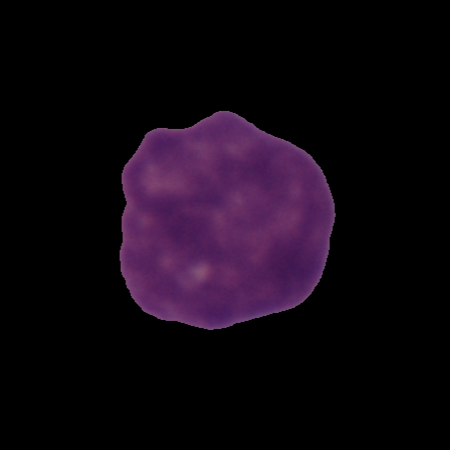
#> input picture C-NMC_Leukemia/training_data/fold_0/all/UID_11_15_2_all.bmp, 450 x 450 px, found by its file name; its folder holds 4 pictures in this run
$ jupyter execute --allow-errors LeuxSVM.ipynb
#> lines starting #> are read from the running program, lines starting #| are printed output that depends on the picture; after the words box and inside, x2 and y2 are one past the last pixel; in counts of white or black regions, pixels touching at a corner belong together
[cell 1]
import numpy as np
import pandas as pd
import os
import cv2 as cv
import matplotlib.pyplot as plt
import seaborn as sns

[cell 2]
all_0 = r"C:\Users\LENOVO\Desktop\LeuX\C-NMC_Leukemia\training_data\fold_0\all"
all_1 = r"C:\Users\LENOVO\Desktop\LeuX\C-NMC_Leukemia\training_data\fold_1\all"
all_2 = r"C:\Users\LENOVO\Desktop\LeuX\C-NMC_Leukemia\training_data\fold_2\all"

hem_0 = r"C:\Users\LENOVO\Desktop\LeuX\C-NMC_Leukemia\training_data\fold_0\hem"
hem_1 = r"C:\Users\LENOVO\Desktop\LeuX\C-NMC_Leukemia\training_data\fold_1\hem"
hem_2 = r"C:\Users\LENOVO\Desktop\LeuX\C-NMC_Leukemia\training_data\fold_2\hem"

[cell 3]
def get_path_image(folder):
    image_paths = []
    image_fnames = os.listdir(folder)
    for img_id in range(len(image_fnames)):
        img = os.path.join(folder,image_fnames[img_id])
        image_paths.append(img)
#> pass 2 of the loop `for i in [all_0,all_1,all_2,hem_0,hem_1,hem_2]:`:
#> pass 3 of the loop `for i in [all_0,all_1,all_2,hem_0,hem_1,hem_2]:`:

    return image_paths

[cell 4]
img_data = []

#> (the rest of this cell did not finish here and is left out)

[cell 5]
data = {"img_data":img_data,
        "labels":[np.nan for x in range(len(img_data))]}

data = pd.DataFrame(data)

[cell 6]
data["labels"][0:7272] = 1 # ALL
data["labels"][7272:10661] = 0 # HEM

[cell 7]
data["labels"] = data["labels"].astype("int64")

#> (a cell that did not finish here is left out)

[cell 9]
img_list = []
for i in range(len(img_data)):
    image = cv.imread(data["img_data"][i])
#> image is the input picture: shape (450, 450, 3); mean B, G, R 17.6, 7.6, 17
    gray = cv.cvtColor(image, cv.COLOR_BGR2GRAY)
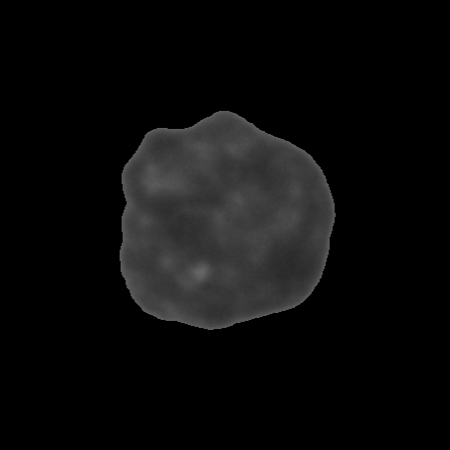
#> gray: shape (450, 450); min 0, max 102, mean 11.5
    thresh = cv.threshold(gray, 0, 255, cv.THRESH_BINARY_INV + cv.THRESH_OTSU)[1]
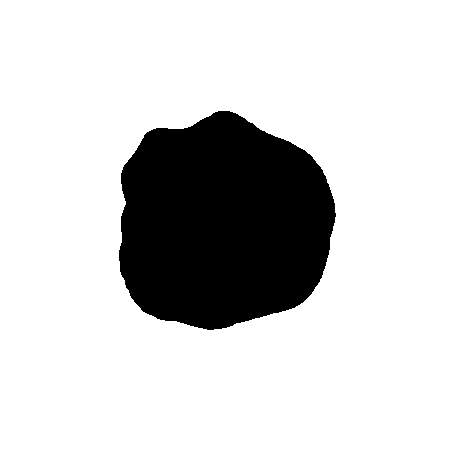
#> thresh: shape (450, 450); 81.6% white; 1 black region, box (x1, y1, x2, y2) and area: (119, 111, 336, 330) 37284

    result = cv.bitwise_and(image, image, mask=thresh)
    result[thresh==0] = [255,255,255]
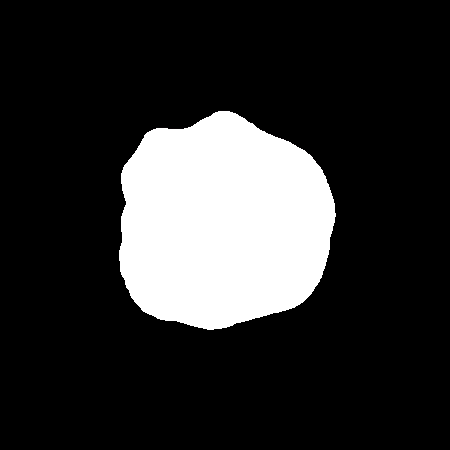
#> result: shape (450, 450, 3); mean B, G, R 47, 47, 47
    (x, y, z_) = np.where(result > 0)
    mnx = (np.min(x))
#> mnx = 110
    mxx = (np.max(x))
#> mxx = 329
    mny = (np.min(y))
#> mny = 119
    mxy = (np.max(y))
#> mxy = 335
    crop_img = image[mnx:mxx,mny:mxy,:]
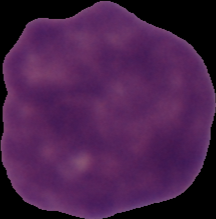
#> crop_img: shape (219, 216, 3); mean B, G, R 75.4, 32.4, 72.7
    crop_img_r = cv.resize(crop_img, (224,224))
    img_list.append(crop_img_r)
#> pass 2 of the loop `for i in range(len(img_data)):`:
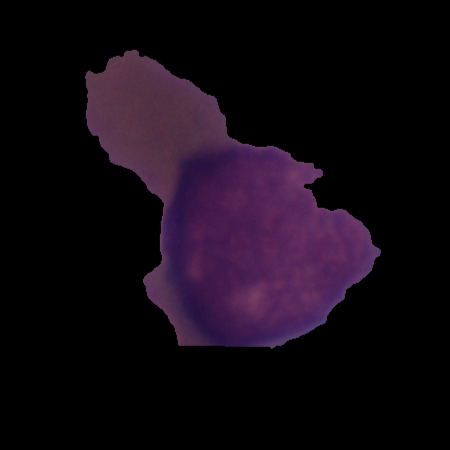
#> input picture C-NMC_Leukemia/training_data/fold_0/all/UID_11_1_2_all.bmp, 450 x 450 px, found by its file name
#> image is the input picture: shape (450, 450, 3); mean B, G, R 18.8, 9.3, 18.4
#> `thresh = cv.threshold(gray, 0, 255, cv.THRESH_BINARY_INV + cv.THRESH_O..`:
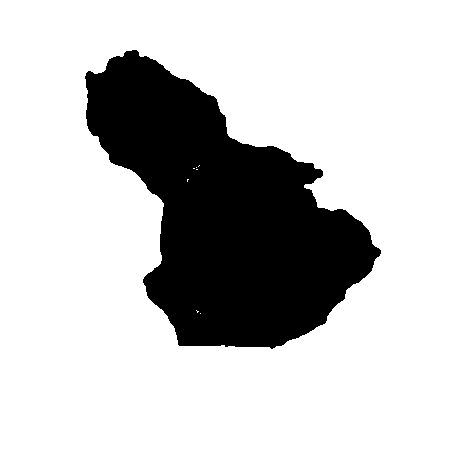
#> thresh: shape (450, 450); 76.9% white; 1 black region, box (x1, y1, x2, y2) and area: (85, 50, 381, 349) 46844
#> mnx = 49
#> mxx = 348
#> mny = 84
#> mxy = 380
#> `crop_img = image[mnx:mxx,mny:mxy,:]`:
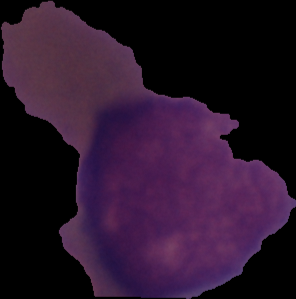
#> crop_img: shape (299, 296, 3); mean B, G, R 43.1, 21.3, 42.1
#> pass 3 of the loop `for i in range(len(img_data)):`:
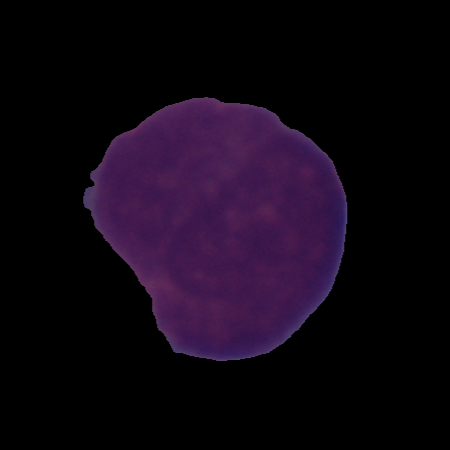
#> input picture C-NMC_Leukemia/training_data/fold_0/all/UID_14_16_2_all.bmp, 450 x 450 px, found by its file name
#> image is the input picture: shape (450, 450, 3); mean B, G, R 19.7, 7.1, 16.7
#> `thresh = cv.threshold(gray, 0, 255, cv.THRESH_BINARY_INV + cv.THRESH_O..`:
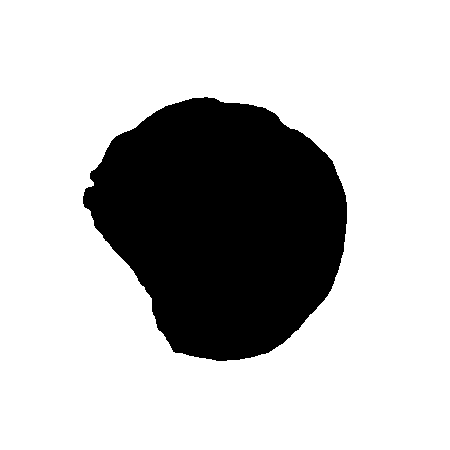
#> thresh: shape (450, 450); 75.3% white; 1 black region, box (x1, y1, x2, y2) and area: (83, 97, 347, 361) 49935
#> mnx = 97
#> mxx = 360
#> mny = 83
#> mxy = 347
#> `crop_img = image[mnx:mxx,mny:mxy,:]`:
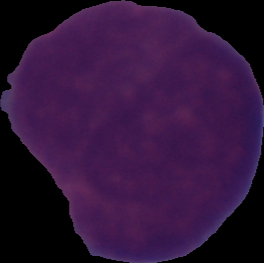
#> crop_img: shape (263, 264, 3); mean B, G, R 57.6, 20.8, 48.8
#> the loop made 12 passes; the first 3 are shown
print("module")

#> (a cell that did not finish here is left out)

[cell 11]
from tensorflow.keras.applications import ResNet50, ResNet101
from keras.applications.vgg19 import VGG19
from tensorflow.keras.preprocessing import image
from tensorflow.keras.models import Model
from tensorflow.keras.applications.resnet50 import preprocess_input

[cell 12]
def feature_extract(model):
    if model == "VGG19": model = VGG19(weights='imagenet',include_top=False, pooling="avg")
    elif model == "ResNet50": model = ResNet50(weights='imagenet',include_top=False,pooling="avg")
    elif model == "ResNet101": model = ResNet101(weights='imagenet',include_top=False,pooling="avg")
    return model

#> (a cell that did not finish here is left out)

[cell 14]
features_list = []
#> features_list = []
#> (the rest of this cell did not finish here and is left out)

[cell 15]
features_df = pd.DataFrame(features_list)
#> features_df = table of 0 rows and 0 columns

[cell 16]
features_df["labels"] = data["labels"]

[cell 17]
x = features_df.drop(['labels'], axis = 1)
#> x = table of 12 rows and 0 columns
y = features_df.loc[:,"labels"].values
#> y = [1, 1, 1, 1, 1, 1, 1, 1, 1, 1, 1, 1]

[cell 18]
x
#> Out = table of 12 rows and 0 columns

[cell 19]
print(f"Number of features before feature selection: {x.shape[1]}")
#| Number of features before feature selection: 0

[cell 20]
y
#> Out = [1, 1, 1, 1, 1, 1, 1, 1, 1, 1, 1, 1]
